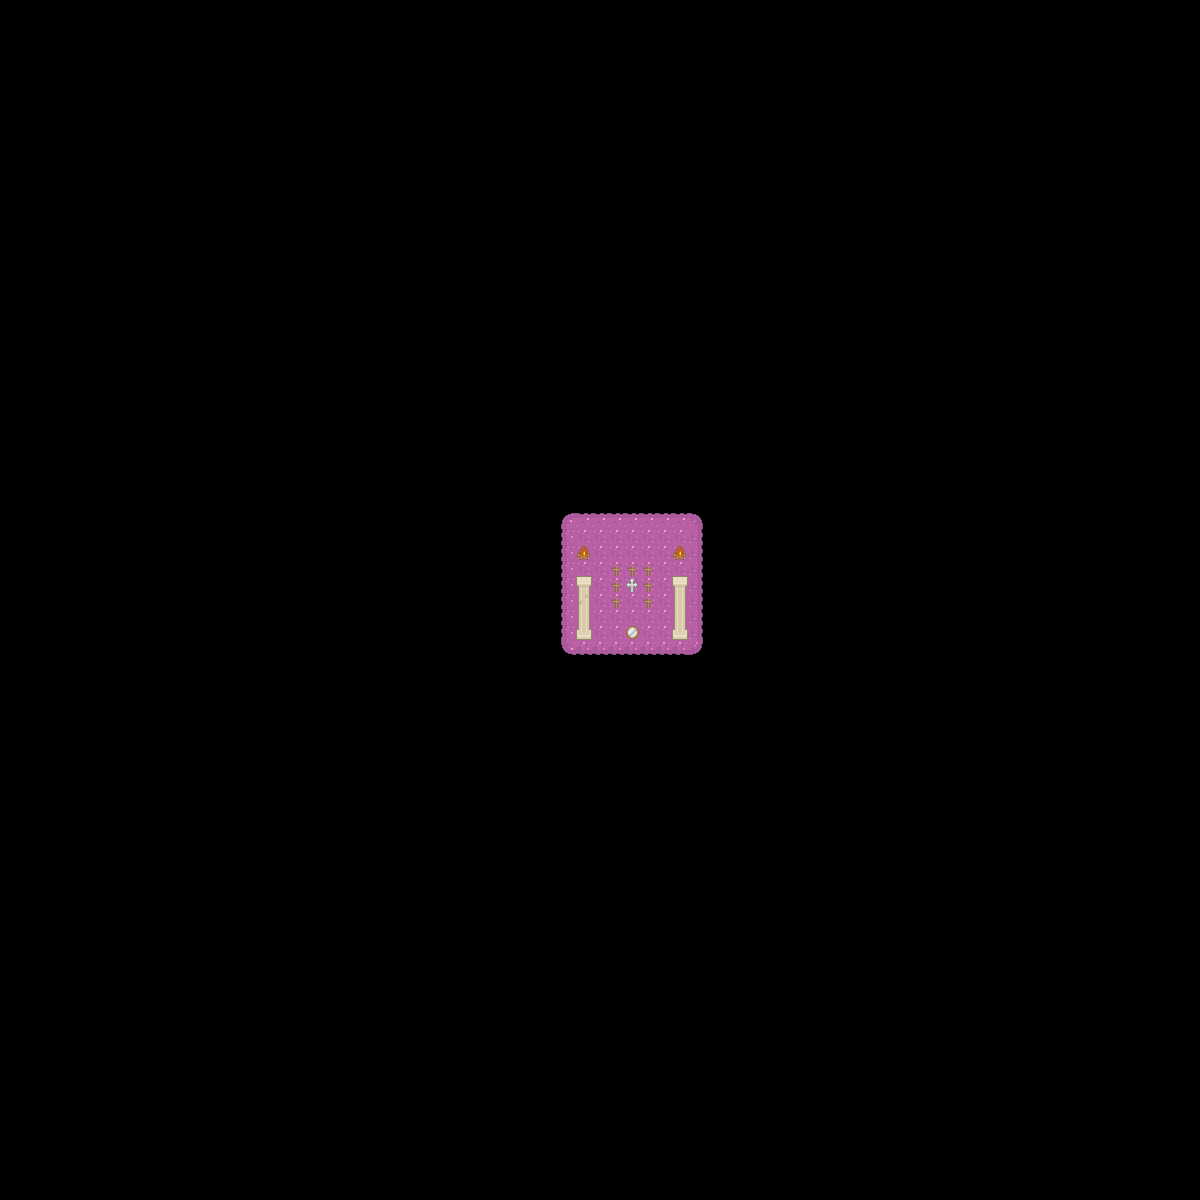

A 2D game scene composited from a Tiled map and its tileset images. What follows is a short description and the map's XML, with each tile layer's data collapsed to a summary:
An orthogonal 75x75 tile map with 16x16 px tiles, 2 tile layers (Tile Layer 1, Objects) and 5 objects.

<map version="1.0" orientation="orthogonal" renderorder="left-down" width="75" height="75" tilewidth="16" tileheight="16" nextobjectid="1">
 <properties>
  <property name="unity:scale" value="0.0625" />
 </properties>
 <tileset firstgid="1" name="roguelikeSheet_transparent" tilewidth="16" tileheight="16" spacing="1" tilecount="1767" columns="57">
  <image source="../../../Spritesheet/roguelikeSheet_transparent.png" width="968" height="526" />
  <tile id="471">
   <objectgroup draworder="index">
    <object id="1" x="0.0888889" y="-0.0444444" width="15.9333" height="16" />
   </objectgroup>
  </tile>
  <tile id="480">
   <objectgroup draworder="index">
    <object id="1" x="-0.0222222" y="10.8889" width="16.0222" height="5.08889" />
   </objectgroup>
  </tile>
  <tile id="566">
   <objectgroup draworder="index">
    <object id="1" x="4.17778" y="4.75556" width="8.35556" height="11.2667" />
   </objectgroup>
  </tile>
  <tile id="622">
   <objectgroup draworder="index">
    <object id="1" x="3.22222" y="2.55556" width="9.77778" height="13.4667" />
   </objectgroup>
  </tile>
  <tile id="1154">
   <objectgroup draworder="index">
    <object id="1" x="-0.0666667" y="5.66667" width="16.0444" height="10.3556" />
   </objectgroup>
  </tile>
 </tileset>
 <layer name="Tile Layer 1" width="75" height="75">
  <data>[5625 cells, 81 non-empty, 9 distinct tile ids]</data>
 </layer>
 <layer name="Objects" width="75" height="75">
  <data>[5625 cells, 19 non-empty, 8 distinct tile ids]</data>
 </layer>
</map>
